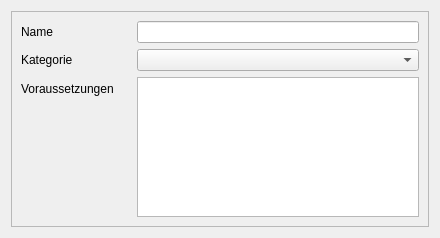
<?xml version="1.0" encoding="UTF-8"?>
<ui version="4.0">
 <class>dialog</class>
 <widget class="QWidget" name="dialog">
  <property name="geometry">
   <rect>
    <x>0</x>
    <y>0</y>
    <width>440</width>
    <height>238</height>
   </rect>
  </property>
  <property name="windowTitle">
   <string>Taverne - Freie Fertigkeit bearbeiten...</string>
  </property>
  <layout class="QVBoxLayout" name="verticalLayout">
   <item>
    <widget class="QScrollArea" name="scrollArea">
     <property name="widgetResizable">
      <bool>true</bool>
     </property>
     <widget class="QWidget" name="scrollAreaWidgetContents">
      <property name="geometry">
       <rect>
        <x>0</x>
        <y>0</y>
        <width>420</width>
        <height>218</height>
       </rect>
      </property>
      <layout class="QFormLayout" name="formLayout">
       <item row="0" column="0">
        <widget class="QLabel" name="labelName">
         <property name="text">
          <string>Name</string>
         </property>
        </widget>
       </item>
       <item row="0" column="1">
        <widget class="QLineEdit" name="leName"/>
       </item>
       <item row="1" column="0">
        <widget class="QLabel" name="labelKategorie">
         <property name="text">
          <string>Kategorie</string>
         </property>
        </widget>
       </item>
       <item row="1" column="1">
        <widget class="QComboBox" name="comboKategorie"/>
       </item>
       <item row="2" column="0">
        <widget class="QLabel" name="labelVoraussetzungen">
         <property name="minimumSize">
          <size>
           <width>110</width>
           <height>0</height>
          </size>
         </property>
         <property name="text">
          <string>Voraussetzungen</string>
         </property>
        </widget>
       </item>
       <item row="2" column="1">
        <widget class="QPlainTextEdit" name="teVoraussetzungen">
         <property name="toolTip">
          <string>&lt;html&gt;&lt;head/&gt;&lt;body&gt;&lt;p&gt;Siehe &amp;quot;Datenbank Editor -&amp;gt; Einstellungsmöglichkeiten -&amp;gt; Voraussetzungen&amp;quot; in der Taverne-Hilfe für eine Anleitung.&lt;/p&gt;&lt;/body&gt;&lt;/html&gt;</string>
         </property>
        </widget>
       </item>
      </layout>
     </widget>
    </widget>
   </item>
  </layout>
 </widget>
 <resources/>
 <connections/>
</ui>
